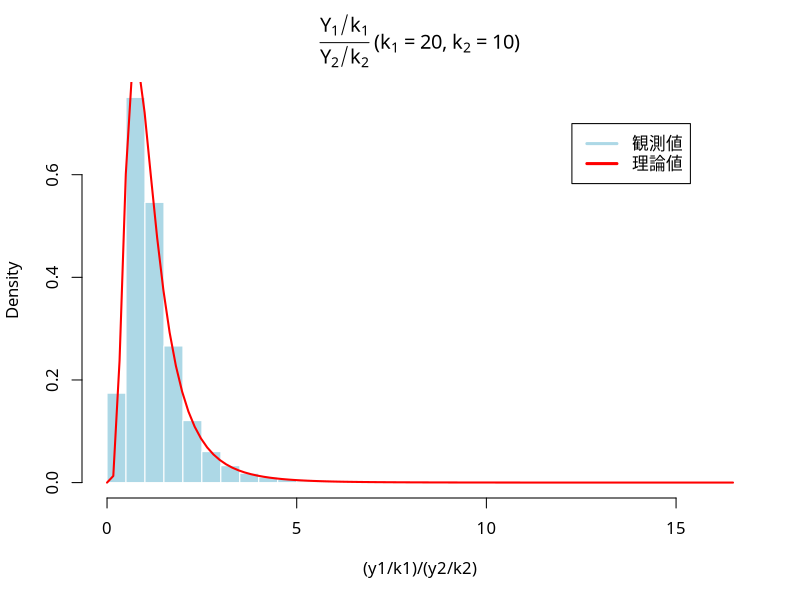

Here is the R script that generated this plot:
### F分布の特徴付け: カイ二乗分布を利用して生成
set.seed(9012) # 乱数のシード値を指定
k1 <- 20
k2 <- 10
y1 <- rchisq(10000, df=k1) # 自由度20のカイ二乗分布
y2 <- rchisq(10000, df=k2) # 自由度10のカイ二乗分布
par(family="HiraginoSans-W4") # 日本語フォントの指定
hist((y1/k1)/(y2/k2), breaks=50, freq=FALSE, # 密度表示
     col="lightblue", border="white",
     main=bquote(paste(frac(Y[1]/k[1],Y[2]/k[2]),
                       " (",k[1]==.(k1),
                       ", ",k[2]==.(k2),")"))) 
curve(df(x, df1=k1, df2=k2), # 確率密度関数(理論)
      add=TRUE, col="red", lwd=2) 
legend("topright", inset=0.1,
       legend=c("観測値", "理論値"), 
       col=c("lightblue", "red"), lwd=3)
